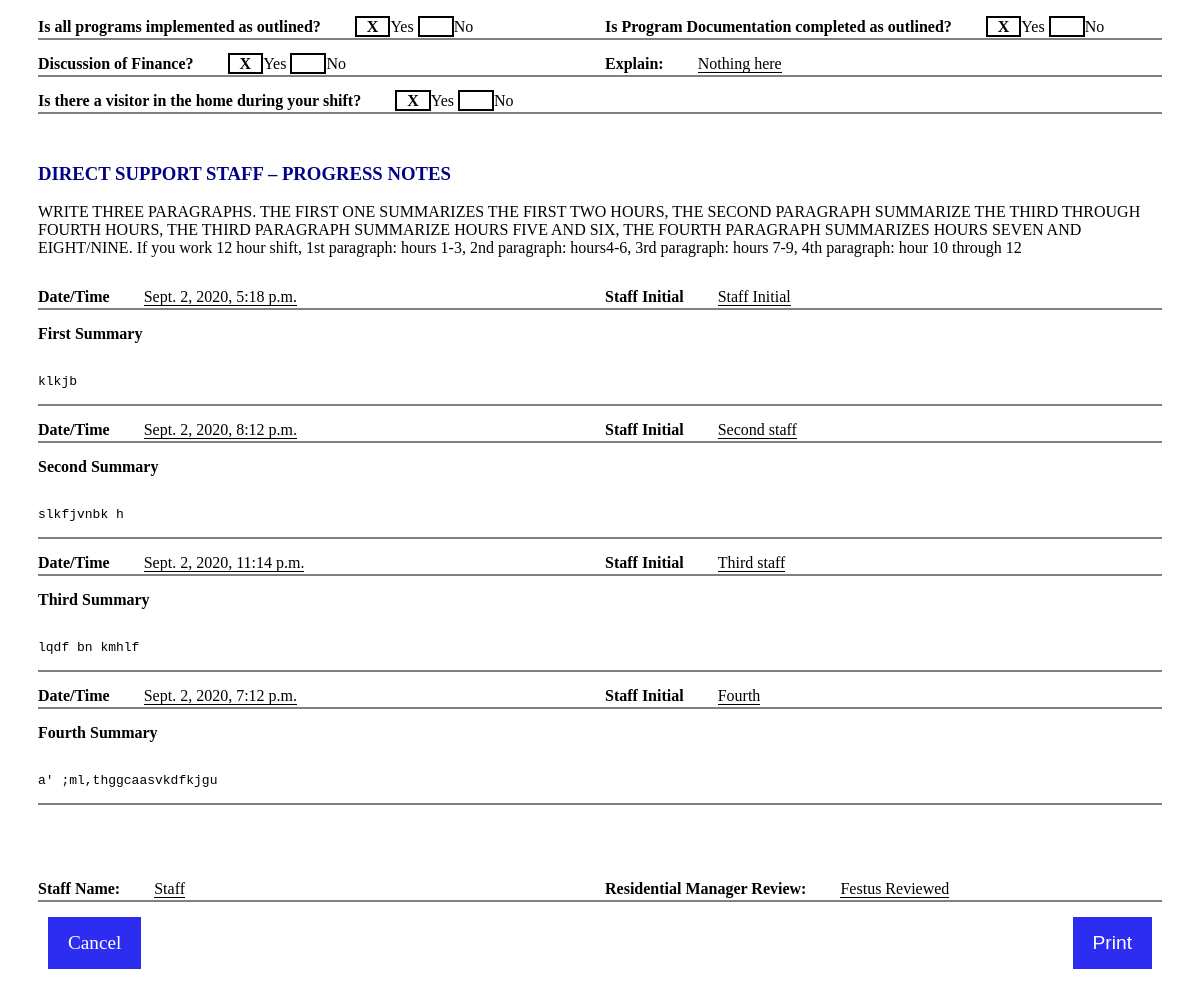
/1/data/ (lower part), run on an earlier commit of the app's database.
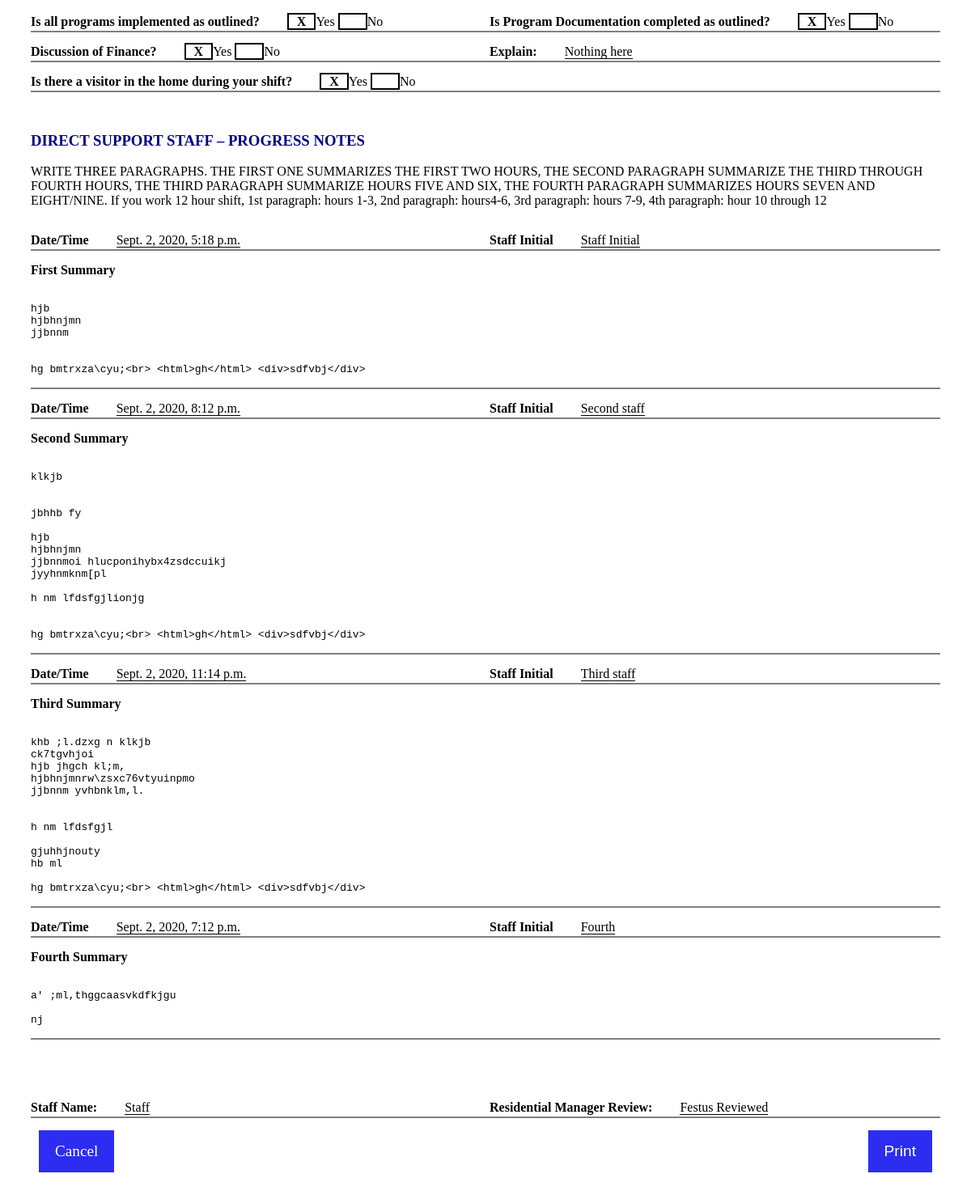
And on a later commit of the database.
### data/models.py (models this page shows, shortened)
class Data(models.Model):
    SHIFT = (
        ("A", "AM"),
        ("P", "PM")
    )
    BOOLEAN_CHOICES = (
        ("Y", "Yes"),
        ("N", "No")
    )
    QUANTITY_CHOICES = (
        ("25", "25% or less"),
        ("50", "50% or less"),
        ("75", "75% or less"),
        ("100", "100% or less")
    )
    identifier = models.CharField(
        max_length=120, help_text="Data unique identifier"
    )
    individual_name = models.CharField(
        max_length=120, help_text="Individual Name"
    )
    staff_name = models.CharField(max_length=120, help_text="Staff Name")
    date = models.DateTimeField(help_text="Date")
    shift = models.CharField(max_length=2, choices=SHIFT, help_text="Shift")
    diet = models.CharField(max_length=200, help_text="Diet")
    food_texture_choice = models.CharField(
        max_length=2, choices=BOOLEAN_CHOICES, help_text="Yes/No"
    )
    food_texture_description = models.TextField(
        help_text="Did the individual tolerate food Texture"
    )
    food_texture1 = models.CharField(
        max_length=2, choices=BOOLEAN_CHOICES, help_text="B"
    )
    food_texture2 = models.CharField(
        max_length=2, choices=BOOLEAN_CHOICES, help_text="L"
    )
    food_texture3 = models.CharField(
        max_length=2, choices=BOOLEAN_CHOICES, help_text="D"
    )
    quantity_consumed1 = models.CharField(
        max_length=3, choices=QUANTITY_CHOICES, help_text="25% or less"
    )
    quantity_consumed2 = models.CharField(
        max_length=3, choices=QUANTITY_CHOICES, help_text="50% or less"
    )
    quantity_consumed3 = models.CharField(
        max_length=3, choices=QUANTITY_CHOICES, help_text="75% or less"
    )
    consumed_explain = models.CharField(
        max_length=300, blank=True,
        help_text="If Consumed less than 75% Please Explain"
    )
    liked_unliked = models.CharField(
        max_length=300, blank=True,
        help_text="""What part of the meal did they like or did not like, if
        applicable?"""
    )
    incident_on_shift = models.CharField(
        max_length=2, choices=BOOLEAN_CHOICES,
        help_text="""Has there been an incident involving this individual
        during your shift?"""
    )
    incident_on_shift_explain = models.CharField(
        max_length=300, help_text="Explain", blank=True
    )
    incident_report = models.CharField(
        max_length=2, choices=BOOLEAN_CHOICES, blank=True,
        help_text="""If yes, has there been an incident report completed
        before the end of your shift?"""
    )
    incident_report_explain = models.CharField(
        max_length=300, help_text="Explain", blank=True
    )
    incident_behavior = models.CharField(
        max_length=2, choices=BOOLEAN_CHOICES, blank=True,
        help_text="""Did the individual display any behaviors during your
        shift not identified in the BSP?"""
    )
    incident_behavior_explain = models.CharField(
        max_length=300, help_text="Explain", blank=True
    )
    observed_symptoms = models.CharField(
        max_length=2, choices=BOOLEAN_CHOICES,
        help_text="""Do you observe any sign and symptoms of illness involving
        this individual during your shift?"""
    )
    observed_symptoms_explain = models.CharField(
        max_length=300, help_text="Explain", blank=True
    )
    medical_appointment = models.CharField(
        max_length=2, choices=BOOLEAN_CHOICES,
        help_text="""Is there a medical appointment scheduled and completed
        during your shift?"""
    )
    medical_appointment_explain = models.CharField(
        max_length=300, help_text="Explain", blank=True
    )
    home_or_job = models.CharField(
        max_length=2, choices=BOOLEAN_CHOICES,
        help_text="""Is the individual home from the day program or from their
        job?"""
    )
    home_or_job_explain = models.CharField(
        max_length=300, help_text="Explain", blank=True
    )
    side_effects = models.CharField(
        max_length=2, choices=BOOLEAN_CHOICES,
        help_text="""Are there any observable signs/symptoms of side effects
        of medication(s)?"""
    )
    side_effects_explain = models.CharField(
        max_length=300, help_text="Explain", blank=True
    )
    adaptive_equipment = models.CharField(
        max_length=300, help_text="List the adaptive equipment:"
    )
    equipment_concern = models.CharField(
        max_length=300, blank=True,
        help_text="Any concerns with equipment, if so explain:"
    )
    program_implemented = models.CharField(
        max_length=2, choices=BOOLEAN_CHOICES,
        help_text="""Is all programs implemented as outlined?"""
    )
    program_documented = models.CharField(
        max_length=2, choices=BOOLEAN_CHOICES,
        help_text="""Is Program Documentation completed as outlined?"""
    )
    finance_discussion = models.CharField(
        max_length=2, choices=BOOLEAN_CHOICES,
        help_text="Discussion of Finance?"
    )
    finance_discussion_explain = models.CharField(
        max_length=300, help_text="Explain", blank=True
    )
    home_visitor = models.CharField(
        max_length=2, choices=BOOLEAN_CHOICES,
        help_text="Is there a visitor in the home during your shift?"
    )
    summary1_date = models.DateTimeField(help_text="Date/Time")
    summary1_initial = models.CharField(
        max_length=120, help_text="Staff Initial"
    )
    summary1 = models.TextField(help_text="First Summary")
    summary2_date = models.DateTimeField(help_text="Date/Time")
    summary2_initial = models.CharField(
        max_length=120, help_text="Staff Initial"
    )
    summary2 = models.TextField(help_text="Second Summary")
    summary3_date = models.DateTimeField(help_text="Date/Time")
    summary3_initial = models.CharField(
        max_length=120, help_text="Staff Initial"
    )
    summary3 = models.TextField(help_text="Third Summary")
    summary4_date = models.DateTimeField(
        help_text="Date/Time", blank=True, null=True
    )
    summary4_initial = models.CharField(
        max_length=120, help_text="Staff Initial", blank=True
    )
    summary4 = models.TextField(help_text="Fourth Summary", blank=True)
    residential_manager_review = models.CharField(
        max_length=300, help_text="Residential Manager Review"
    )

### data/views.py (the view)
# urls.py: path('<int:pk>/data/', DataDetailView.as_view(), name='data-view'),
class DataDetailView(DetailView):
    model = Data
    template_name = 'data/data_detail.html'
    context_object_name = 'data'

### data/templates/data/data_detail.html (shortened to what this page needs)
{% load static %}
<!DOCTYPE html>
<html>
<head>
    <link rel="stylesheet" type="text/css" href="{% static 'css/styles.css' %}">
    <link rel="stylesheet" type="text/css" href="{% static 'css/print.css' %}" media="print">
</head>
<body>
    <main>
        <section class="page-break">
            <div>
                <div class="form-group">
                    <div class="input-container col-6 mr-5">
                        <span class="label">Is all programs implemented as outlined?</span>
                        <span class="cols-separator">
                            {% if data.program_implemented == "Y" %}
                            <span class="box-checked">X</span>Yes
                            <span class="box-unchecked"></span>No
                            {% elif data.program_implemented == "N" %}
                            <span class="box-unchecked"></span>Yes
                            <span class="box-checked">X</span>No
                            {% else %}
                            <span class="box-unchecked"></span>Yes
                            <span class="box-unchecked"></span>No
                            {% endif %}
                        </span>
                    </div>
                    <div class="input-container col-6 ml-5">
                        <span class="label">Is Program Documentation completed as outlined?</span>
                        <span class="cols-separator">
                            {% if data.program_documented == "Y" %}
                            <span class="box-checked">X</span>Yes
                            <span class="box-unchecked"></span>No
                            {% elif data.program_documented == "N" %}
                            <span class="box-unchecked"></span>Yes
                            <span class="box-checked">X</span>No
                            {% else %}
                            <span class="box-unchecked"></span>Yes
                            <span class="box-unchecked"></span>No
                            {% endif %}
                        </span>
                    </div>
                </div>
                <div class="form-group">
                    <div class="input-container col-6 mr-5">
                        <span class="label">Discussion of Finance?</span>
                        <span class="cols-separator">
                            {% if data.finance_discussion == "Y" %}
                            <span class="box-checked">X</span>Yes
                            <span class="box-unchecked"></span>No
                            {% elif data.finance_discussion == "N" %}
                            <span class="box-unchecked"></span>Yes
                            <span class="box-checked">X</span>No
                            {% else %}
                            <span class="box-unchecked"></span>Yes
                            <span class="box-unchecked"></span>No
                            {% endif %}
                        </span>
                    </div>
                    <div class="input-container col-6 ml-5">
                        <span class="label">Explain:</span>
                        <span class="underline cols-separator">{{ data.finance_discussion_explain|safe }}</span>
                    </div>
                </div>
                <div class="form-group">
                    <div class="input-container col-6 mr-5">
                        <span class="label">Is there a visitor in the home during your shift?</span>
                        <span class="cols-separator">
                            {% if data.home_visitor == "Y" %}
                            <span class="box-checked">X</span>Yes
                            <span class="box-unchecked"></span>No
                            {% elif data.home_visitor == "N" %}
                            <span class="box-unchecked"></span>Yes
                            <span class="box-checked">X</span>No
                            {% else %}
                            <span class="box-unchecked"></span>Yes
                            <span class="box-unchecked"></span>No
                            {% endif %}
                        </span>
                    </div>
                </div>
            </div>
        </section>
        <section>
            <h3 class="sub-heading">DIRECT SUPPORT STAFF – PROGRESS NOTES</h3>
            <div>
                <p>
                    WRITE THREE PARAGRAPHS. THE FIRST ONE SUMMARIZES THE FIRST TWO HOURS, THE SECOND PARAGRAPH
                    SUMMARIZE THE THIRD THROUGH FOURTH HOURS, THE THIRD PARAGRAPH SUMMARIZE HOURS FIVE AND SIX, THE
                    FOURTH PARAGRAPH SUMMARIZES HOURS SEVEN AND EIGHT/NINE. If you work 12 hour shift, 1st
                    paragraph: hours 1-3, 2nd paragraph: hours4-6, 3rd paragraph: hours 7-9, 4th paragraph: hour 10
                    through 12
                </p>
                <div class="form-group">
                    <div class="input-container col-6 mr-5">
                        <span class="label">Date/Time</span>
                        <span class="underline cols-separator">{{ data.summary1_date }}</span>
                    </div>
                    <div class="input-container col-6 ml-5">
                        <span class="label">Staff Initial</span>
                        <span class="underline cols-separator">{{ data.summary1_initial }}</span>
                    </div>
                </div>
                <div class="form-group">
                    <div class="input-container col-full">
                        <span class="label">First Summary</span><br>
                        <span class="underline cols-separator ml-5">
                            <pre>{{ data.summary1 }}</pre>
                        </span>
                    </div>
                </div>
                <div class="form-group">
                    <div class="input-container col-6 mr-5">
                        <span class="label">Date/Time</span>
                        <span class="underline cols-separator">{{ data.summary2_date }}</span>
                    </div>
                    <div class="input-container col-6 ml-5">
                        <span class="label">Staff Initial</span>
                        <span class="underline cols-separator">{{ data.summary2_initial }}</span>
                    </div>
                </div>
                <div class="form-group">
                    <div class="input-container col-full">
                        <span class="label">Second Summary</span><br>
                        <span class="underline cols-separator ml-5">
                            <pre>{{ data.summary2 }}</pre>
                        </span>
                    </div>
                </div>
                <div class="form-group">
                    <div class="input-container col-6 mr-5">
                        <span class="label">Date/Time</span>
                        <span class="underline cols-separator">{{ data.summary3_date }}</span>
                    </div>
                    <div class="input-container col-6 ml-5">
                        <span class="label">Staff Initial</span>
                        <span class="underline cols-separator">{{ data.summary3_initial }}</span>
                    </div>
                </div>
                <div class="form-group">
                    <div class="input-container col-full">
                        <span class="label">Third Summary</span><br>
                        <span class="underline cols-separator ml-5">
                            <pre>{{ data.summary3 }}</pre>
                        </span>
                    </div>
                </div>
                <div class="form-group">
                    <div class="input-container col-6 mr-5">
                        <span class="label">Date/Time</span>
                        <span class="underline cols-separator">{{ data.summary4_date }}</span>
                    </div>
                    <div class="input-container col-6 ml-5">
                        <span class="label">Staff Initial</span>
                        <span class="underline cols-separator">{{ data.summary4_initial }}</span>
                    </div>
                </div>
                <div class="form-group">
                    <div class="input-container col-full">
                        <span class="label">Fourth Summary</span><br>
                        <span class="underline cols-separator ml-5">
                            <pre>{{ data.summary4 }}</pre>
                        </span>
                    </div>
                </div>
            </div>
        </section>
        <section></section>
        <section>
            <div>
                <div class="form-group">
                    <div class="input-container col-6 mr-5">
                        <span class="label">Staff Name:</span>
                        <span class="underline cols-separator">{{ data.staff_name }}</span>
                    </div>
                    <div class="input-container col-6 ml-5">
                        <span class="label">Residential Manager Review:</span>
                        <span class="underline cols-separator">{{ data.residential_manager_review }}</span>
                    </div>
                </div>
            </div>
        </section>
        <div id="actionButtons" class="submit-button">
            <a class="create-button float-left" href="{% url 'home' %}" title="Cancel and go to home page">Cancel</a>
            <button class="float-right" id="printPageButton" onclick="printPage()">
                Print
            </button>
        </div>
    </main>
</body>
</html>

What changed in the data, as far as the page shows it:
changed Data "Nothing here": summary1 "klkjb" → "hjb hjbhnjmn jjbnnm hg bmtrxza\\cyu;<br> <html>gh</html> <div>sdfvbj</div>"; summary2 "slkfjvnbk h" → "klkjb jbhhb fy hjb hjbhnjmn jjbnnmoi hlucponihybx4zsdccuikj jyyhnmknm[pl h nm lfdsfgjlionjg hg bmtrxza\\cyu;<br> <html>gh</html> <div>sdfvbj</div>"; summary3 "lqdf bn kmhlf" → "khb ;l.dzxg n klkjb ck7tgvhjoi hjb jhgch kl;m, hjbhnjmnrw\\zsxc76vtyuinpmo jjbnnm yvhbnklm,l. h nm lfdsfgjl gjuhhjnouty hb ml hg bmtrxza\\cyu;<br> <html>gh</html> <div>sdfvbj</div>"; summary4 "a' ;ml,thggcaasvkdfkjgu" → "a' ;ml,thggcaasvkdfkjgu nj"
